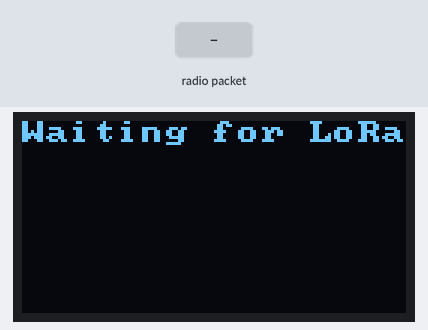
The sketch below on a simulated Arduino Uno, built for the host (arithmetic inside an expression is 32-bit, double 64-bit). Parts: 128×64 one-colour display. Inputs (shaded band) come from the test bench. No radio packets arrive unless stated; what the sketch prints to the serial monitor is not drawn.

Above: at 2.8 s.
2.9 s: radio packet "1" arrives
At 3.8 s:
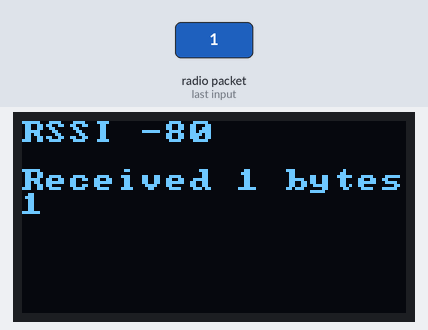
4.4 s: radio packet "0" arrives
At 4.9 s:
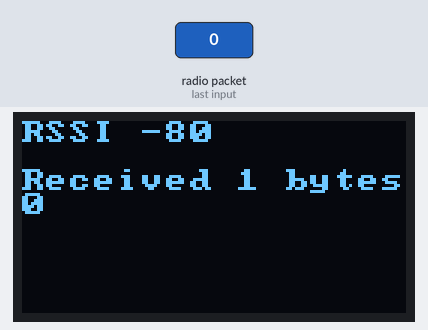
5.9 s: radio packet "2" arrives
At 7.2 s:
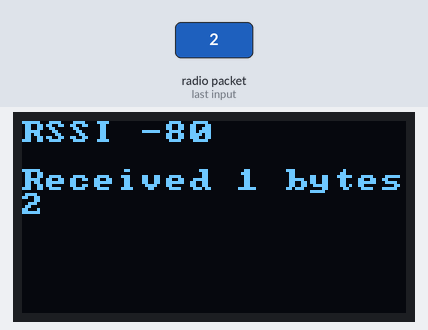
Timing chart, 0 to 8.9 s (numbered marks = the images above; inputs shaded):
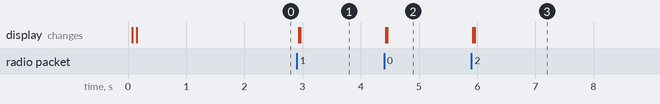

The sketch:

LORA32-Receiver.ino
```cpp
#include <SPI.h>
#include <LoRa.h>
#include <Wire.h>

#define SCK 5 // GPIO5 - SX1278's SCK
#define MISO 19 // GPIO19 - SX1278's MISO
#define MOSI 27 // GPIO27 - SX1278's MOSI
#define SS 18 // GPIO18 - SX1278's CS
#define RST 14 // GPIO14 - SX1278's RESET
#define DI0 26 // GPIO26 - SX1278's IRQ (interrupt request)
#define BAND 915E6

//U8x8 display library configuration
//See U8g2/U8x8 documentation for available display write functions

#include <U8x8lib.h>
#define OLED_RESET  16
#define OLED_SCL    15
#define OLED_SDA    4
//For Heltec Wifi LoRa 32, TTGO LoRa and TTGO LoRa32 V1 use:
U8X8_SSD1306_128X64_NONAME_HW_I2C display(/*rst*/ OLED_RESET, /*scl*/ OLED_SCL, /*sda*/ OLED_SDA);
String rssi = "RSSI -";
String packSize = "-";
String packet;

#define PROJECT_FONT  u8x8_font_pxplusibmcga_r


void loraData () {
  display.clear ();
//  display.setTextAlignment (TEXT_ALIGN_LEFT);
  display.setFont (PROJECT_FONT);
  display.println(rssi);
  display.println();
  display.println("Received " + packSize + " bytes");
  display.println(packet);

  display.display ();
}

void cbk (int packetSize) {
  packet = "";
  packSize = String (packetSize, DEC);
  rssi = "RSSI " + String (LoRa.packetRssi (), DEC);
  while (LoRa.available() > 0)
    packet = packet + (char)LoRa.read();
  loraData ();
}

void setup () {
  pinMode (16, OUTPUT);
  digitalWrite (16, LOW); // set GPIO16 low to reset OLED
  delay (50);
  digitalWrite (16, HIGH); // while OLED is running, GPIO16 must go high,

  Serial.begin (115200);
  while (! Serial);
  Serial.println ();
  Serial.println ("LoRa Receiver Callback");
  SPI.begin (SCK, MISO, MOSI, SS);
  LoRa.setPins (SS, RST, DI0);
  if (! LoRa.begin (BAND)) {
    Serial.println ("Starting LoRa failed!");
    while (1);
  }
  //LoRa.onReceive(cbk);
  LoRa.receive ();
  Serial.println ("init ok");
  display.begin();
  display.setFont(PROJECT_FONT);   //Optional, more fonts are available.
  display.clear();
  display.println("Waiting for LoRa packet");

  delay (1500);
}

void loop () {
  int packetSize = LoRa.parsePacket ();
  if (packetSize) {cbk (packetSize); }
  delay (10);
}
```

Measured:
- after the input at 2.9 s, the display: first changes at once (image 1 shows a later state)
- after the input at 4.4 s, the display: first changes at once (image 2 shows a later state)
- after the input at 5.9 s, the display: first changes at once (image 3 shows a later state)
